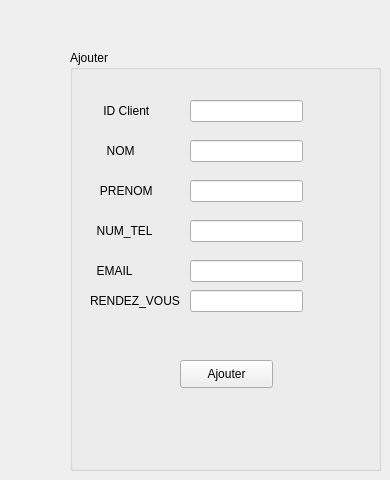
      <widget class="QWidget" name="Ajout">
       <attribute name="title">
        <string>Ajouter</string>
       </attribute>
       <widget class="QGroupBox" name="groupBox_3">
        <property name="geometry">
         <rect>
          <x>70</x>
          <y>50</y>
          <width>311</width>
          <height>421</height>
         </rect>
        </property>
         <property name="title">
         <string>Ajouter</string>
        </property>
        <widget class="QPushButton" name="pb_ajouter_client">
         <property name="geometry">
          <rect>
           <x>110</x>
           <y>310</y>
           <width>93</width>
           <height>28</height>
          </rect>
         </property>
          <property name="text">
          <string>Ajouter</string>
         </property>
        </widget>
        <widget class="QLineEdit" name="le_idc">
         <property name="geometry">
          <rect>
           <x>120</x>
           <y>50</y>
           <width>113</width>
           <height>22</height>
          </rect>
         </property>
         </widget>
        <widget class="QLineEdit" name="le_prenom_2">
         <property name="geometry">
          <rect>
           <x>120</x>
           <y>130</y>
           <width>113</width>
           <height>22</height>
          </rect>
         </property>
         </widget>
        <widget class="QLineEdit" name="le_email">
         <property name="geometry">
          <rect>
           <x>120</x>
           <y>210</y>
           <width>113</width>
           <height>22</height>
          </rect>
         </property>
         </widget>
        <widget class="QLineEdit" name="le_tel">
         <property name="geometry">
          <rect>
           <x>120</x>
           <y>170</y>
           <width>113</width>
           <height>22</height>
          </rect>
         </property>
         </widget>
        <widget class="QLabel" name="label_10">
         <property name="geometry">
          <rect>
           <x>360</x>
           <y>40</y>
           <width>161</width>
           <height>16</height>
          </rect>
         </property>
         <property name="text">
          <string>Liste des clients</string>
         </property>
        </widget>
        <widget class="QLineEdit" name="le_nom_2">
         <property name="geometry">
          <rect>
           <x>120</x>
           <y>90</y>
           <width>113</width>
           <height>22</height>
          </rect>
         </property>
          <property name="text">
          <string />
         </property>
        </widget>
        <widget class="QLabel" name="label_20">
         <property name="geometry">
          <rect>
           <x>20</x>
           <y>50</y>
           <width>91</width>
           <height>21</height>
          </rect>
         </property>
         <property name="text">
          <string>    ID Client</string>
         </property>
        </widget>
        <widget class="QLabel" name="label_21">
         <property name="geometry">
          <rect>
           <x>20</x>
           <y>90</y>
           <width>91</width>
           <height>21</height>
          </rect>
         </property>
         <property name="text">
          <string>     NOM</string>
         </property>
        </widget>
        <widget class="QLabel" name="label_22">
         <property name="geometry">
          <rect>
           <x>20</x>
           <y>130</y>
           <width>91</width>
           <height>21</height>
          </rect>
         </property>
         <property name="text">
          <string>   PRENOM</string>
         </property>
        </widget>
        <widget class="QLabel" name="label_23">
         <property name="geometry">
          <rect>
           <x>20</x>
           <y>170</y>
           <width>91</width>
           <height>21</height>
          </rect>
         </property>
         <property name="text">
          <string>  NUM_TEL</string>
         </property>
        </widget>
        <widget class="QLabel" name="label_24">
         <property name="geometry">
          <rect>
           <x>20</x>
           <y>210</y>
           <width>91</width>
           <height>21</height>
          </rect>
         </property>
         <property name="text">
          <string>  EMAIL</string>
         </property>
        </widget>
        <widget class="QLabel" name="label_25">
         <property name="geometry">
          <rect>
           <x>20</x>
           <y>240</y>
           <width>101</width>
           <height>21</height>
          </rect>
         </property>
         <property name="text">
          <string>RENDEZ_VOUS</string>
         </property>
        </widget>
        <widget class="QLineEdit" name="le_rdv">
         <property name="geometry">
          <rect>
           <x>120</x>
           <y>240</y>
           <width>113</width>
           <height>22</height>
          </rect>
         </property>
         </widget>
       </widget>
      </widget>
